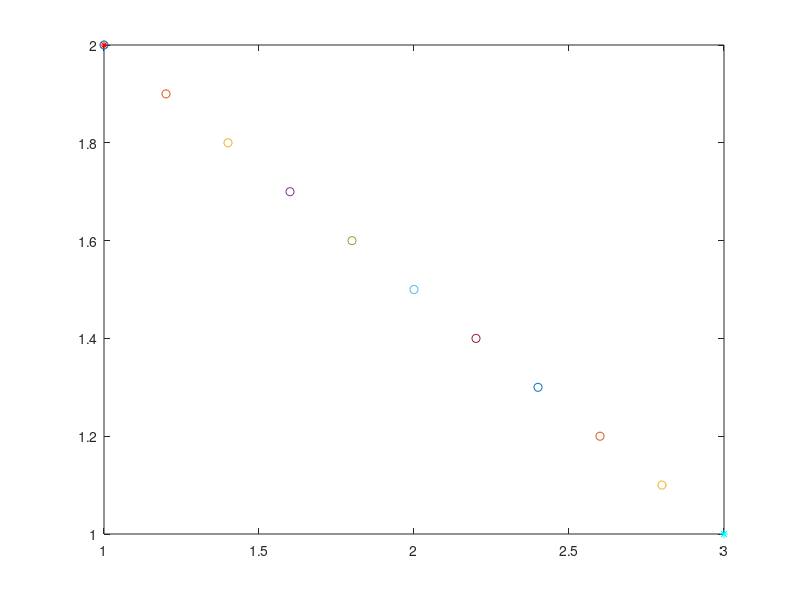

Reproduce this figure in MATLAB.
p1 = [1; 2];
p2 = [3; 1];

plot(p1(1), p1(2), 'r*');
hold on;
plot(p2(1), p2(2), 'c*');
for t = linspace(0, 0.9, 10)
    p = (1-t)*p1 + t*p2;
    plot(p(1), p(2), 'o');
end
